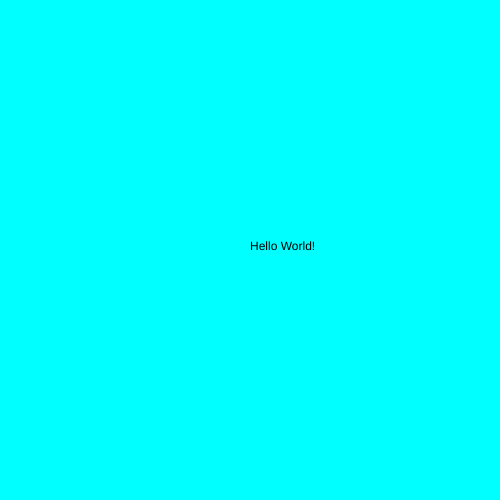
Frame 1 (no input)
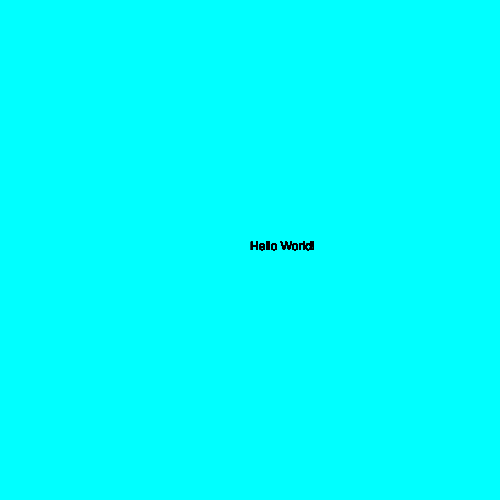
Frame 60 (no input)
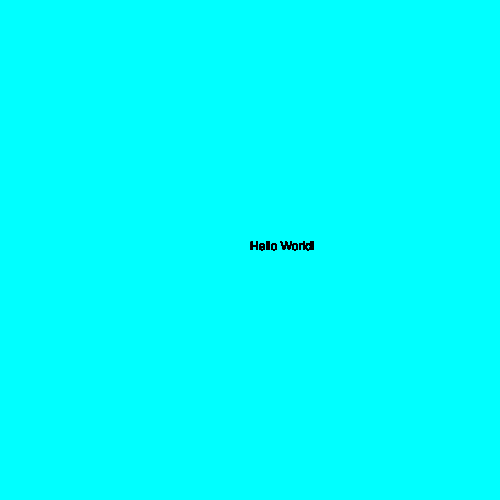
Frame 120 (the mouse pressed at the canvas centre since frame 60)

The p5.js sketch that drew these frames (run headless with seeded random() and noise() and a simulated clock; from frame 60 on, the mouse is pressed at the canvas centre):

// p5.js sketch
// ── sketch.js
/*
name: sketch.js
Last Modified: 2019/1/26

Author: T. Schweitzer
*/

// Defines setup() function
function setup(){
// creates canvas size of 500px by 500 px
  createCanvas(500,500);
//Sets color of BG to 'Aqua'
  background("aqua");
}

// Defines draw(function)
function draw() {
  //Prints text at 250px,250px
  text("Hello World!",250,250);
}
